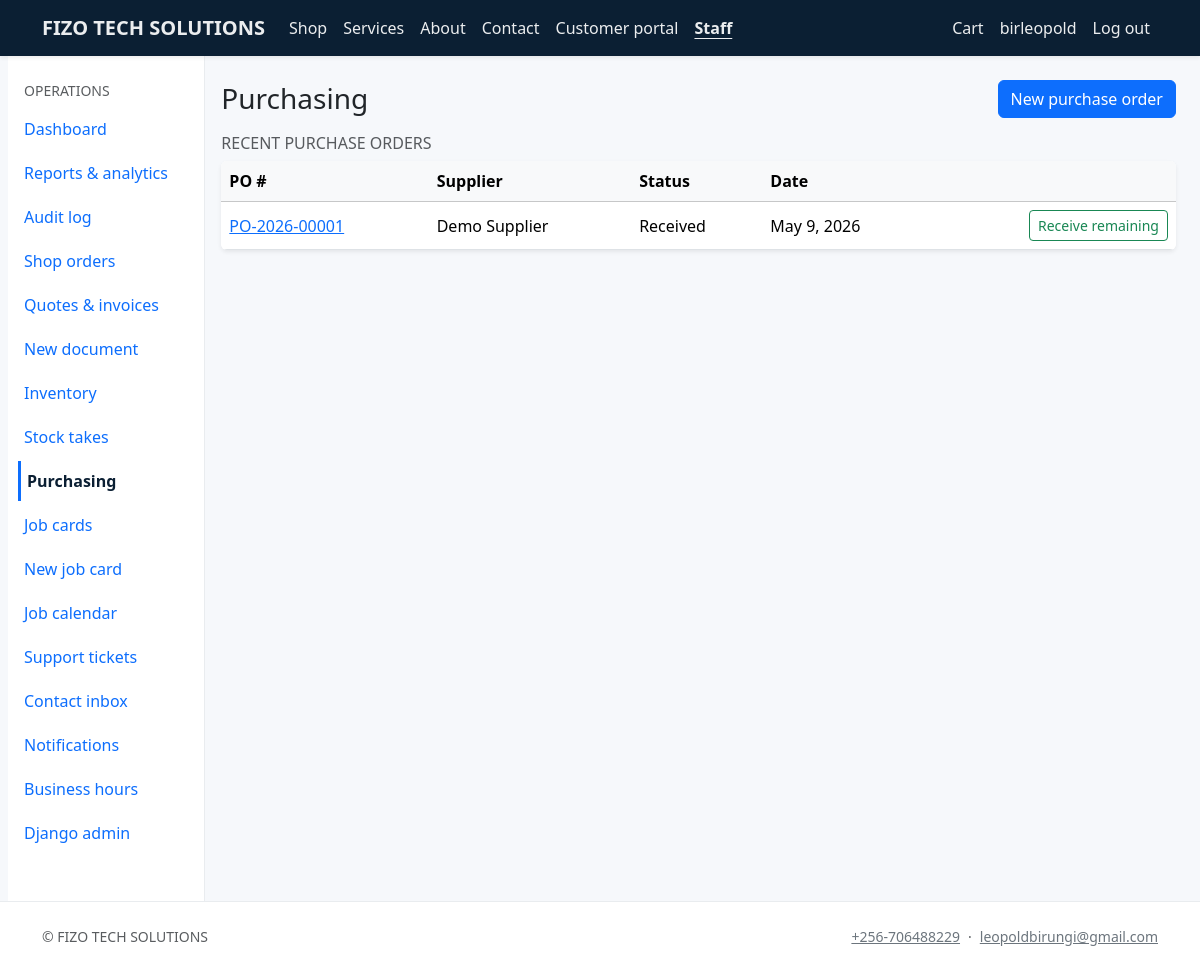
/staff/purchasing/ (signed in), run on the app's committed database.
### core/models.py (models this page shows, shortened)
class CompanySettings(models.Model):
    company_name = models.CharField(max_length=200, default="ALLTECH")
    legal_name = models.CharField(max_length=200, blank=True)
    tagline = models.CharField(max_length=300, blank=True)
    email = models.EmailField(blank=True)
    phone = models.CharField(max_length=64, blank=True)
    website = models.URLField(blank=True)
    address_line = models.CharField(max_length=255, blank=True)
    city = models.CharField(max_length=120, blank=True)
    region = models.CharField(max_length=120, blank=True)
    postal_code = models.CharField(max_length=32, blank=True)
    country = models.CharField(max_length=120, blank=True)
    tax_id = models.CharField(max_length=64, blank=True, verbose_name="Tax / VAT ID")
    bank_details = models.TextField(blank=True, help_text="Shown on invoices / proformas.")
    default_tax_rate = models.DecimalField(
        max_digits=5, decimal_places=2, default=0, help_text="Percentage, e.g. 15.00"
    )
    currency_code = models.CharField(max_length=8, default="UGX")
    logo = models.ImageField(upload_to="company/", blank=True, null=True)
    sla_low_hours = models.PositiveIntegerField(
        default=168, help_text="SLA target (hours) for Low priority work — default 1 week."
    )
    sla_normal_hours = models.PositiveIntegerField(
        default=72, help_text="SLA target (hours) for Normal priority — default 3 days."
    )
    sla_high_hours = models.PositiveIntegerField(
        default=24, help_text="SLA target (hours) for High priority — default 24h."
    )
    sla_urgent_hours = models.PositiveIntegerField(
        default=8, help_text="SLA target (hours) for Urgent priority — default 8h."
    )
    class Meta:
        verbose_name = "Company settings"
        verbose_name_plural = "Company settings"
    @classmethod
    def load(cls) -> "CompanySettings":
        obj, _ = cls.objects.get_or_create(pk=1)
        return obj

### purchasing/models.py (models this page shows, shortened)
class PurchaseOrder(models.Model):
    STATUS_DRAFT = "draft"
    STATUS_SENT = "sent"
    STATUS_PARTIAL = "partial"
    STATUS_RECEIVED = "received"
    STATUS_CANCELLED = "cancelled"
    STATUS_CHOICES = [
        (STATUS_DRAFT, "Draft"),
        (STATUS_SENT, "Sent to supplier"),
        (STATUS_PARTIAL, "Partially received"),
        (STATUS_RECEIVED, "Received"),
        (STATUS_CANCELLED, "Cancelled"),
    ]
    number = models.CharField(max_length=32, unique=True, db_index=True, blank=True, default="")
    supplier = models.ForeignKey(Supplier, on_delete=models.PROTECT, related_name="purchase_orders")
    status = models.CharField(max_length=16, choices=STATUS_CHOICES, default=STATUS_DRAFT)
    ordered_on = models.DateField(default=timezone.localdate)
    expected_on = models.DateField(null=True, blank=True)
    notes = models.TextField(blank=True)
    created_by = models.ForeignKey(
        settings.AUTH_USER_MODEL,
        on_delete=models.SET_NULL,
        null=True,
        blank=True,
        related_name="purchase_orders_created",
    )
    created_at = models.DateTimeField(auto_now_add=True)
    updated_at = models.DateTimeField(auto_now=True)
    class Meta:
        ordering = ["-ordered_on", "-id"]

class Supplier(models.Model):
    name = models.CharField(max_length=200)
    email = models.EmailField(blank=True)
    phone = models.CharField(max_length=64, blank=True)
    address = models.TextField(blank=True)
    notes = models.TextField(blank=True)
    created_at = models.DateTimeField(auto_now_add=True)
    class Meta:
        ordering = ["name"]

### purchasing/views.py (the view)
# urls.py: path("purchasing/", views.PurchasingHomeView.as_view(), name="staff_purchasing"),
class PurchasingHomeView(StaffRequiredMixin, TemplateView):
    template_name = "purchasing/home.html"
    def get_context_data(self, **kwargs):
        ctx = super().get_context_data(**kwargs)
        ctx["recent_pos"] = PurchaseOrder.objects.select_related("supplier").order_by("-ordered_on", "-id")[:10]
        return ctx

### commerce/cart.py (called while the page is built, shortened)
def _cart_dict(session: dict[str, Any]) -> dict[str, int]:
    raw = session.get(CART_SESSION_KEY)
    if not isinstance(raw, dict):
        return {}

def cart_item_count(session) -> int:
    return sum(_cart_dict(session).values())

### commerce/context_processors.py (called while the page is built)
def cart_summary(request):
    return {"cart_item_count": cart_mod.cart_item_count(request.session)}

### core/context_processors.py (called while the page is built)
def company(request):
    m = getattr(request, "resolver_match", None)
    url_name = getattr(m, "url_name", "") or ""
    ctx = {
        "company": CompanySettings.load(),
        "resolve_url_name": url_name,
    }
    user = getattr(request, "user", None)
    if user is not None and user.is_authenticated and user.is_staff:
        ctx["staff_unread_notifications"] = StaffNotification.objects.filter(
            recipient=user, is_read=False
        ).count()
    else:
        ctx["staff_unread_notifications"] = 0
    return ctx

### core/mixins.py (called while the page is built)
    def test_func(self) -> bool:
        return self.request.user.is_authenticated and self.request.user.is_staff

### templates/purchasing/home.html (shortened to what this page needs)
{% extends "staff_base.html" %}
{% block staff_content %}
<div class="d-flex justify-content-between align-items-center flex-wrap gap-2 mb-3">
  <h1 class="h3 mb-0">Purchasing</h1>
  <a class="btn btn-primary" href="{% url 'staff_po_create' %}">New purchase order</a>
</div>
<h2 class="h6 text-muted text-uppercase">Recent purchase orders</h2>
<div class="table-responsive card border-0 shadow-sm">
  <table class="table table-hover mb-0 align-middle">
    <thead class="table-light"><tr><th>PO #</th><th>Supplier</th><th>Status</th><th>Date</th><th></th></tr></thead>
    <tbody>
      {% for po in recent_pos %}
      <tr>
        <td><a href="{% url 'staff_po_edit' po.pk %}">{{ po.number }}</a></td>
        <td>{{ po.supplier.name }}</td>
        <td>{{ po.get_status_display }}</td>
        <td>{{ po.ordered_on }}</td>
        <td class="text-end">
          <form method="post" action="{% url 'staff_po_receive' po.pk %}" class="d-inline">{% csrf_token %}
            <button class="btn btn-sm btn-outline-success" type="submit">Receive remaining</button>
          </form>
        </td>
      </tr>
      {% empty %}
      <tr><td colspan="5" class="text-muted">No purchase orders yet.</td></tr>
      {% endfor %}
    </tbody>
  </table>
</div>
{% endblock %}

### templates/base.html (shortened to what this page needs)
{% load static %}
<!DOCTYPE html>
<html lang="en">
<head>
  <link href="https://cdn.jsdelivr.net/npm/bootstrap@5.3.3/dist/css/bootstrap.min.css" rel="stylesheet">
  <link href="https://cdn.jsdelivr.net/npm/bootstrap-icons@1.11.3/font/bootstrap-icons.min.css" rel="stylesheet">
  <link href="{% static 'css/site.css' %}" rel="stylesheet">
</head>
<body class="d-flex flex-column min-vh-100 site-body">
  <header>
  {% with u=resolve_url_name %}
  <nav class="navbar navbar-expand-lg navbar-dark site-navbar shadow-sm sticky-top" aria-label="Main navigation">
    <div class="container">
      <a class="navbar-brand fw-semibold" href="{% url 'home' %}">{{ company.company_name }}</a>
      <div class="collapse navbar-collapse" id="navMain">
        <ul class="navbar-nav me-auto mb-2 mb-lg-0">
          <li class="nav-item"><a class="nav-link" href="{% url 'product_list' %}" >Shop</a></li>
          <li class="nav-item"><a class="nav-link" href="{% url 'product_list' %}?kind=service" >Services</a></li>
          <li class="nav-item"><a class="nav-link" href="{% url 'about' %}" {% if u == 'about' %}aria-current="page"{% endif %}>About</a></li>
          <li class="nav-item"><a class="nav-link" href="{% url 'contact' %}" {% if u == 'contact' %}aria-current="page"{% endif %}>Contact</a></li>
          <li class="nav-item"><a class="nav-link" href="{% if user.is_authenticated %}{% url 'portal_home' %}{% else %}{% url 'portal_login' %}{% endif %}" {% if 'portal_' in u %}aria-current="page"{% endif %}>Customer portal</a></li>
          {% if user.is_staff %}
          <li class="nav-item"><a class="nav-link" href="{% url 'staff_dashboard' %}" {% if 'staff_' in u %}aria-current="page"{% endif %}>Staff</a></li>
          {% endif %}
        </ul>
        <ul class="navbar-nav ms-auto">
          <li class="nav-item">
            <a class="nav-link" href="{% url 'cart' %}" {% if u == 'cart' or u == 'checkout' %}aria-current="page"{% endif %} {% if cart_item_count %}aria-label="Shopping cart, {{ cart_item_count }} items"{% else %}aria-label="Shopping cart"{% endif %}>Cart
            </a>
          </li>
          {% if user.is_authenticated %}
          <li class="nav-item"><span class="nav-link disabled small" aria-hidden="true">{{ user.get_username }}</span><span class="visually-hidden">Signed in as {{ user.get_username }}</span></li>
          <li class="nav-item">
            <form method="post" action="{% url 'logout' %}" class="d-inline">
              <button type="submit" class="nav-link bg-transparent border-0 text-start w-100 py-2" aria-label="Log out {{ user.get_username }}">Log out</button>
            </form>
          </li>
          {% else %}
          <li class="nav-item"><a class="nav-link" href="{% url 'login' %}" {% if u == 'login' %}aria-current="page"{% endif %}>Staff login</a></li>
          {% endif %}
        </ul>
      </div>
    </div>
  </nav>
  {% endwith %}
  </header>
  <main id="main-content" class="flex-grow-1 site-main">
    {% block content %}{% endblock %}
  </main>
  <footer class="footer-site py-4 mt-auto d-none d-lg-block">
    <div class="container small text-muted d-flex flex-wrap justify-content-between gap-2 align-items-center">
      <span>&copy; {{ company.company_name }}</span>
      <span class="d-flex flex-wrap gap-2 align-items-center">
        {% if company.phone %}<a class="link-secondary text-decoration-underline" href="tel:{{ company.phone|cut:' ' }}">{{ company.phone }}</a>{% endif %}
        {% if company.phone and company.email %}<span aria-hidden="true">·</span>{% endif %}
        {% if company.email %}<a class="link-secondary text-decoration-underline" href="mailto:{{ company.email }}">{{ company.email }}</a>{% endif %}
      </span>
    </div>
  </footer>
</body>
</html>

### static/css/site.css (style rules this page uses)
:root { --at-navy: #0b1f33; --at-accent: #0d6efd; --at-muted: #6c757d; --at-tabbar-h: 3.5rem; --at-tabbar-more: 5.5rem; }
body { font-family: "Segoe UI", system-ui, -apple-system, sans-serif; color: #212529; background: #f6f8fb; }
.site-navbar { background: var(--at-navy) !important; }
.site-navbar .nav-link, .site-navbar .navbar-brand { color: rgba(255, 255, 255, 0.92) !important; }
.site-navbar .nav-link[aria-current="page"] { font-weight: 600; text-decoration: underline; text-underline-offset: 0.25rem; }
.site-navbar button.nav-link, .site-navbar button.nav-link:hover, .site-navbar button.nav-link:focus { color: rgba(255, 255, 255, 0.92) !important; }
.footer-site { background: #fff; border-top: 1px solid #e9ecef; margin-top: 3rem; }
@media (min-width: 992px) { .site-main { padding-bottom: 0 !important; } }

### data on the page
CompanySettings: company_name "FIZO TECH SOLUTIONS", phone "+256-706488229", email "leopoldbirungi@gmail.com"
PurchaseOrder: number "PO-2026-00001", supplier.name "Demo Supplier", status "Received", ordered_on "May 9, 2026"

### other printed values
{{ user.get_username }} "birleopold"
